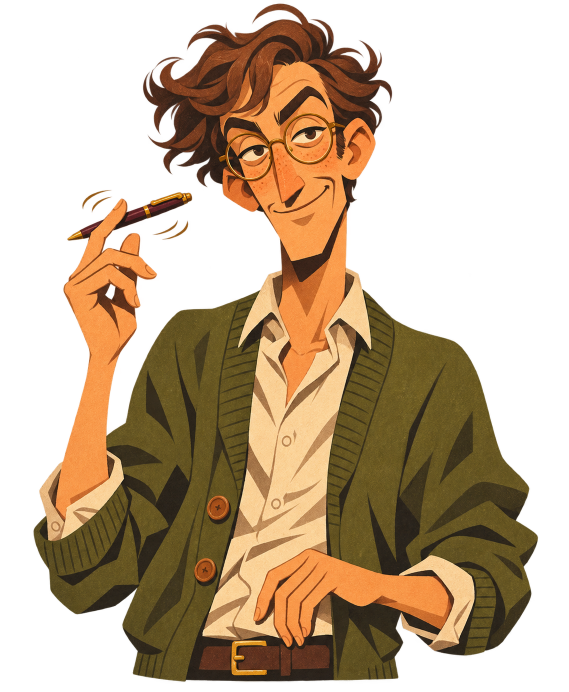
#> input picture design/dialogue-art-2026-11-14/characters/01-elliot-finch.png, 1137 x 1383 px (shown at 1/2 size); its folder holds only this picture in this run
$ python make_previews.py
#> lines starting #> are read from the running program, lines starting #| are printed output that depends on the picture
from pathlib import Path
from PIL import Image, ImageDraw
import json

ROOT = Path(__file__).resolve().parent
records = []
for folder in ('characters', 'backgrounds'):
    files = sorted((ROOT / folder).glob('*.png'))
    if not files:
        continue
    cols = 4
    cw, ch = 300, 440
    sheet = Image.new('RGB', (cols*cw, ((len(files)+cols-1)//cols)*ch), '#eee1c9')
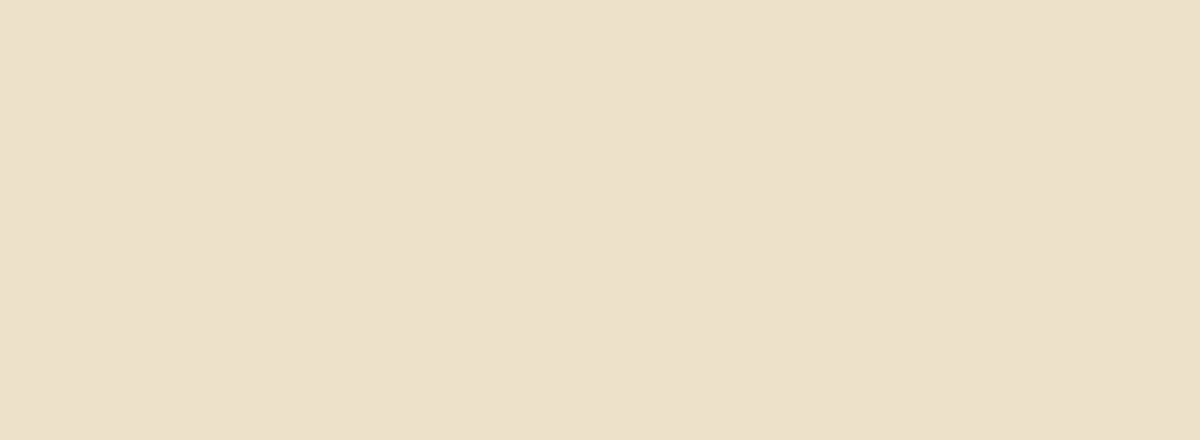
#> sheet: PIL image 1200x440 RGB; mean R, G, B 238, 225, 201
    draw = ImageDraw.Draw(sheet)
    for i, path in enumerate(files):
        with Image.open(path) as source:
#> source is the input picture: PIL image 1137x1383 RGBA; mean R, G, B, A 74, 52.7, 27.7, 127.8
            im = source.convert('RGBA')
            alpha = im.getchannel('A')
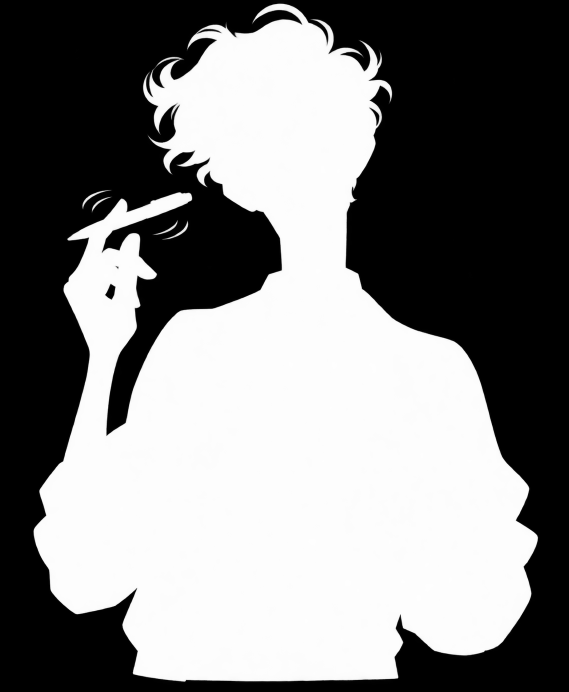
#> alpha: PIL image 1137x1383 L (shown at 1/2 size); min 0, max 255, mean 127.8
            records.append({'file': str(path.relative_to(ROOT)), 'size': list(im.size), 'alpha_extrema': list(alpha.getextrema()), 'bounds': alpha.getbbox()})
            im.thumbnail((280, 390))
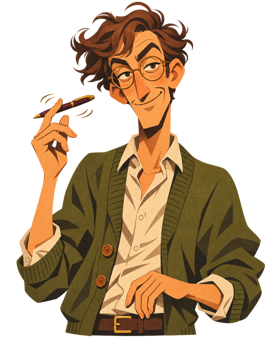
#> im: PIL image 280x341 RGBA; mean R, G, B, A 73.2, 52.4, 27.7, 127.9; transparent parts drawn white
            x, y = (i%cols)*cw+(cw-im.width)//2, (i//cols)*ch+10
#> x = 10; y = 10
            sheet.paste(im, (x,y), im)
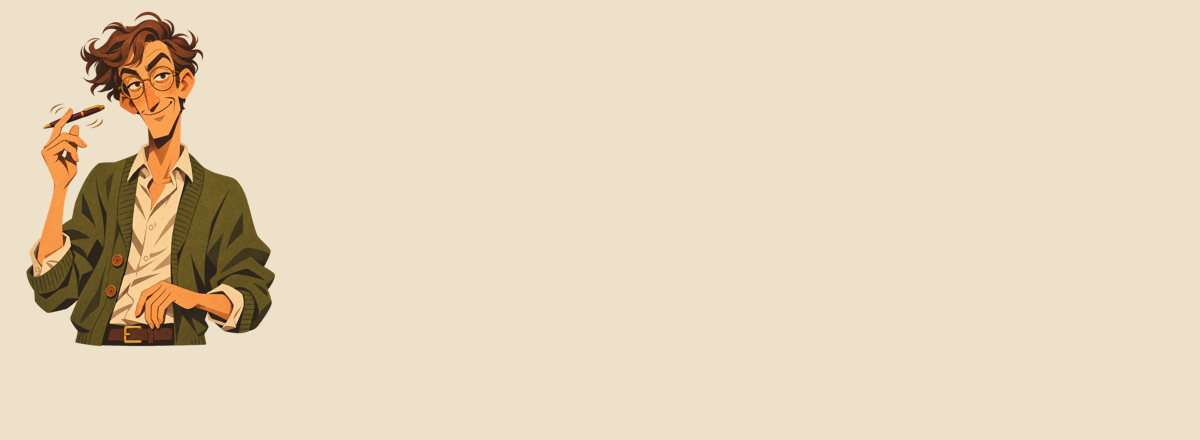
#> sheet: PIL image 1200x440 RGB; mean R, G, B 229.2, 213.8, 187.6
            draw.text(((i%cols)*cw+8, (i//cols)*ch+405), path.stem, fill='#342f36')
    sheet.save(ROOT / (folder+'-overview.jpg'), quality=92)
(ROOT/'validation.json').write_text(json.dumps(records, indent=2), encoding='utf-8')
print(json.dumps(records, indent=2))
#> (printed output is left out)
